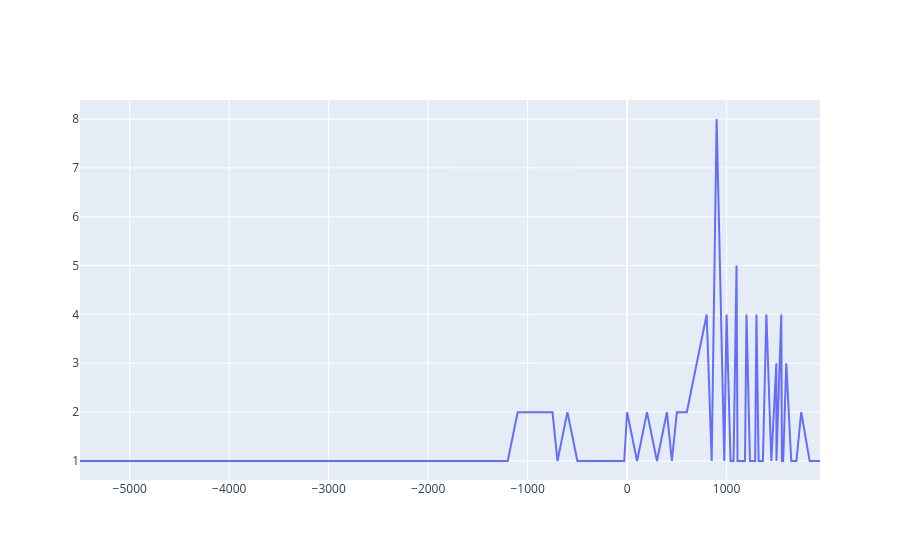

This figure's notebook cell:
### Code cell
# scatter timeline for societies
fig2 = go.Figure(data=[go.Scatter(x=year_epics.index,
                    y=year_epics.values,
                    mode='lines'
                    )])

fig2.show()

### Figure 1 — Plotly figure (JSON) as saved in the notebook; plotly's stock layout.template omitted (floating-point values rounded to 4 significant figures)
{"data": [{"mode": "lines", "type": "scatter", "x": [-5500.0, -2500.0, -1500.0, -1292.0, -1200.0, -1100.0, -1000.0, -750.0, -700.0, -600.0, -500.0, -330.0, -100.0, -29.0, 0.0, 100.0, 200.0, 300.0, 400.0, 450.0, 500.0, 600.0, 700.0, 800.0, 850.0, 900.0, 977.0, 1000.0, 1040.0, 1050.0, 1066.0, 1070.0, 1100.0, 1110.0, 1140.0, 1150.0, 1157.0, 1180.0, 1185.0, 1200.0, 1228.0, 1235.0, 1240.0, 1250.0, 1270.0, 1287.0, 1300.0, 1322.0, 1365.0, 1400.0, 1450.0, 1500.0, 1501.0, 1550.0, 1556.0, 1560.0, 1562.0, 1569.0, 1600.0, 1650.0, 1692.0, 1702.0, 1750.0, 1830.0, 1832.0, 1835.0, 1838.0, 1861.0, 1881.0, 1900.0, 1939.0], "y": [1, 1, 1, 1, 1, 2, 2, 2, 1, 2, 1, 1, 1, 1, 2, 1, 2, 1, 2, 1, 2, 2, 3, 4, 1, 8, 1, 4, 1, 1, 1, 1, 5, 1, 1, 1, 1, 1, 1, 4, 1, 1, 1, 1, 1, 1, 4, 1, 1, 4, 1, 3, 1, 4, 1, 1, 1, 1, 3, 1, 1, 1, 2, 1, 1, 1, 1, 1, 1, 1, 1]}], "layout": {}}
